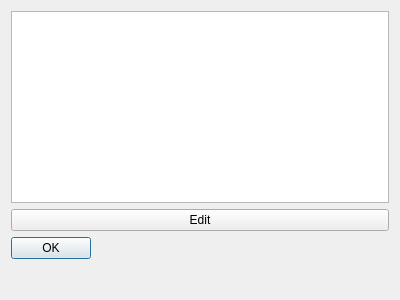
<?xml version="1.0" encoding="UTF-8"?>
<ui version="4.0">
 <class>ViewDialog</class>
 <widget class="QDialog" name="ViewDialog">
  <property name="geometry">
   <rect>
    <x>0</x>
    <y>0</y>
    <width>400</width>
    <height>300</height>
   </rect>
  </property>
  <property name="windowTitle">
   <string>Dialog</string>
  </property>
  <layout class="QVBoxLayout" name="verticalLayout">
   <item>
    <widget class="QPlainTextEdit" name="plainTextEdit">
     <property name="cursor" stdset="0">
      <cursorShape>WhatsThisCursor</cursorShape>
     </property>
     <property name="readOnly">
      <bool>true</bool>
     </property>
    </widget>
   </item>
   <item>
    <widget class="QPushButton" name="pushButton">
     <property name="text">
      <string>Edit</string>
     </property>
    </widget>
   </item>
   <item>
    <widget class="QDialogButtonBox" name="buttonBox">
     <property name="orientation">
      <enum>Qt::Vertical</enum>
     </property>
     <property name="standardButtons">
      <set>QDialogButtonBox::Ok</set>
     </property>
    </widget>
   </item>
  </layout>
 </widget>
 <resources/>
 <connections>
  <connection>
   <sender>buttonBox</sender>
   <signal>rejected()</signal>
   <receiver>ViewDialog</receiver>
   <slot>reject()</slot>
   <hints>
    <hint type="sourcelabel">
     <x>316</x>
     <y>260</y>
    </hint>
    <hint type="destinationlabel">
     <x>286</x>
     <y>274</y>
    </hint>
   </hints>
  </connection>
  <connection>
   <sender>buttonBox</sender>
   <signal>accepted()</signal>
   <receiver>ViewDialog</receiver>
   <slot>accept()</slot>
   <hints>
    <hint type="sourcelabel">
     <x>248</x>
     <y>254</y>
    </hint>
    <hint type="destinationlabel">
     <x>157</x>
     <y>274</y>
    </hint>
   </hints>
  </connection>
 </connections>
</ui>
